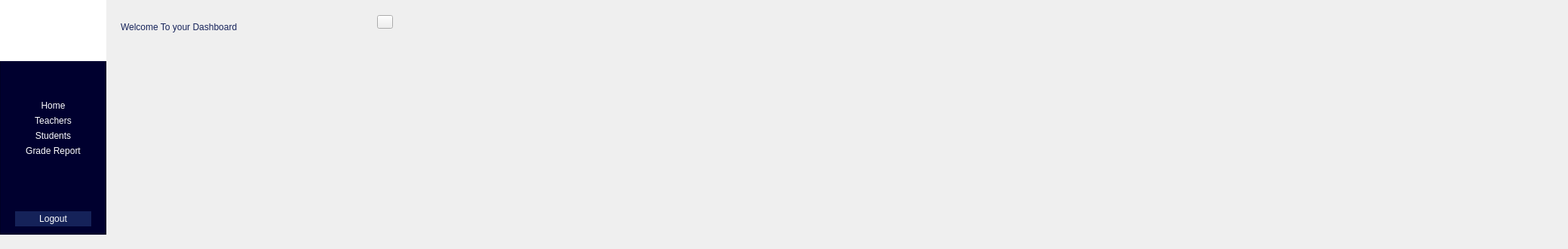
    <widget class="QWidget" name="page_DashboardP">
     <widget class="QLabel" name="label_6">
      <property name="geometry">
       <rect>
        <x>150</x>
        <y>10</y>
        <width>1920</width>
        <height>0</height>
       </rect>
      </property>
      <property name="sizePolicy">
       <sizepolicy hsizetype="Fixed" vsizetype="Fixed">
        <horstretch>0</horstretch>
        <verstretch>0</verstretch>
       </sizepolicy>
      </property>
      <property name="minimumSize">
       <size>
        <width>0</width>
        <height>0</height>
       </size>
      </property>
      <property name="maximumSize">
       <size>
        <width>1920</width>
        <height>1080</height>
       </size>
      </property>
      <property name="styleSheet">
       <string notr="true">color:rgba(21,34,89,255);
font: 700 20pt &quot;Calibri&quot;;
border-width:0px;
border-style:none;
qproperty-alignment:AlignCenter;</string>
      </property>
      <property name="text">
       <string>Welcome To Your Dashboard</string>
      </property>
     </widget>
     <widget class="QPushButton" name="pushButton_3">
      <property name="geometry">
       <rect>
        <x>500</x>
        <y>20</y>
        <width>21</width>
        <height>18</height>
       </rect>
      </property>
      <property name="styleSheet">
       <string notr="true"/>
      </property>
      <property name="text">
       <string/>
      </property>
      <property name="icon">
       <iconset resource="Profile-logo.qrc">
        <normaloff>:/Profile-logo/new/prefix1/images/Profile icon.png</normaloff>:/Profile-logo/new/prefix1/images/Profile icon.png</iconset>
      </property>
     </widget>
     <widget class="QLabel" name="label_14">
      <property name="geometry">
       <rect>
        <x>210</x>
        <y>220</y>
        <width>37</width>
        <height>12</height>
       </rect>
      </property>
      <property name="text">
       <string/>
      </property>
     </widget>
     <widget class="QFrame" name="frame_18">
      <property name="geometry">
       <rect>
        <x>0</x>
        <y>-10</y>
        <width>141</width>
        <height>321</height>
       </rect>
      </property>
      <property name="styleSheet">
       <string notr="true">background-color: rgb(0, 0, 47);</string>
      </property>
      <property name="frameShape">
       <enum>QFrame::Shape::StyledPanel</enum>
      </property>
      <property name="frameShadow">
       <enum>QFrame::Shadow::Raised</enum>
      </property>
      <widget class="QPushButton" name="pushButton_15">
       <property name="geometry">
        <rect>
         <x>20</x>
         <y>140</y>
         <width>101</width>
         <height>20</height>
        </rect>
       </property>
       <property name="styleSheet">
        <string notr="true">border-radius:0px;
color:white;
font: 700 10pt &quot;Calibri&quot;;
</string>
       </property>
       <property name="text">
        <string>Home</string>
       </property>
      </widget>
      <widget class="QPushButton" name="pushButton_49">
       <property name="geometry">
        <rect>
         <x>20</x>
         <y>200</y>
         <width>101</width>
         <height>20</height>
        </rect>
       </property>
       <property name="styleSheet">
        <string notr="true">border-radius:0px;
color:white;
font: 700 10pt &quot;Calibri&quot;;
</string>
       </property>
       <property name="text">
        <string>Grade Report</string>
       </property>
      </widget>
      <widget class="QPushButton" name="pushButton_50">
       <property name="geometry">
        <rect>
         <x>20</x>
         <y>290</y>
         <width>101</width>
         <height>20</height>
        </rect>
       </property>
       <property name="styleSheet">
        <string notr="true">background-color: rgb(21, 34, 89,255);
color:white;
font: 700 10pt &quot;Calibri&quot;;
border-color: rgb(21, 34, 89);
border-radius:0;
border-style:none;</string>
       </property>
       <property name="text">
        <string>Logout</string>
       </property>
      </widget>
      <widget class="QLabel" name="label_44">
       <property name="geometry">
        <rect>
         <x>0</x>
         <y>0</y>
         <width>141</width>
         <height>91</height>
        </rect>
       </property>
       <property name="styleSheet">
        <string notr="true">background-color: rgb(255, 255, 255);</string>
       </property>
       <property name="text">
        <string/>
       </property>
       <property name="pixmap">
        <pixmap resource="school-logo.qrc">:/school-logo/new/prefix1/images/School Logo.jpeg</pixmap>
       </property>
       <property name="scaledContents">
        <bool>true</bool>
       </property>
      </widget>
      <widget class="QPushButton" name="pushButton_2">
       <property name="geometry">
        <rect>
         <x>20</x>
         <y>160</y>
         <width>101</width>
         <height>20</height>
        </rect>
       </property>
       <property name="styleSheet">
        <string notr="true">border-radius:0px;
color:white;
font: 700 10pt &quot;Calibri&quot;;
</string>
       </property>
       <property name="text">
        <string>Teachers</string>
       </property>
      </widget>
      <widget class="QPushButton" name="pushButton_7">
       <property name="geometry">
        <rect>
         <x>20</x>
         <y>180</y>
         <width>101</width>
         <height>20</height>
        </rect>
       </property>
       <property name="styleSheet">
        <string notr="true">border-radius:0px;
color:white;
font: 700 10pt &quot;Calibri&quot;;
</string>
       </property>
       <property name="text">
        <string>Students</string>
       </property>
      </widget>
     </widget>
     <widget class="QLabel" name="label_15">
      <property name="geometry">
       <rect>
        <x>160</x>
        <y>20</y>
        <width>331</width>
        <height>31</height>
       </rect>
      </property>
      <property name="styleSheet">
       <string notr="true">color:rgba(21,34,89,255);
font: 700 20pt &quot;Calibri&quot;;
border-width:0px;
border-style:none;
qproperty-alignment:AlignCenter;</string>
      </property>
      <property name="text">
       <string>Welcome To your Dashboard</string>
      </property>
     </widget>
    </widget>
